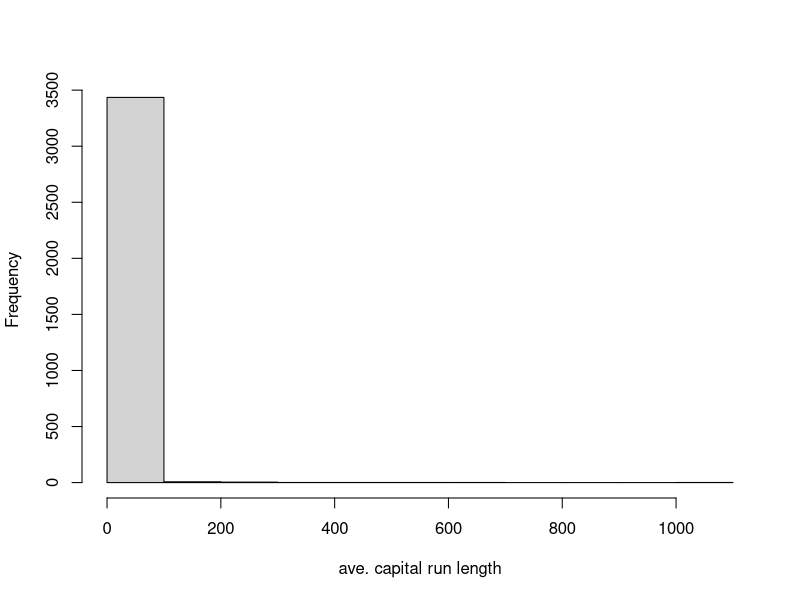
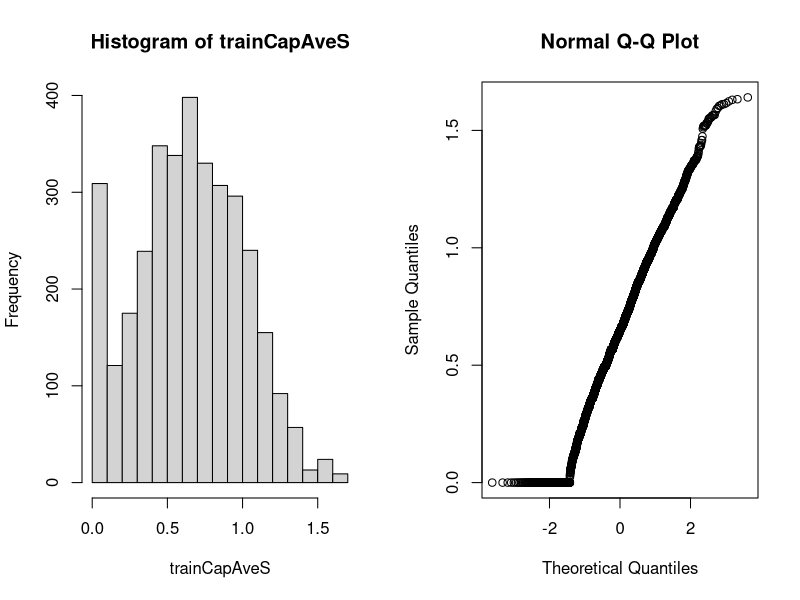
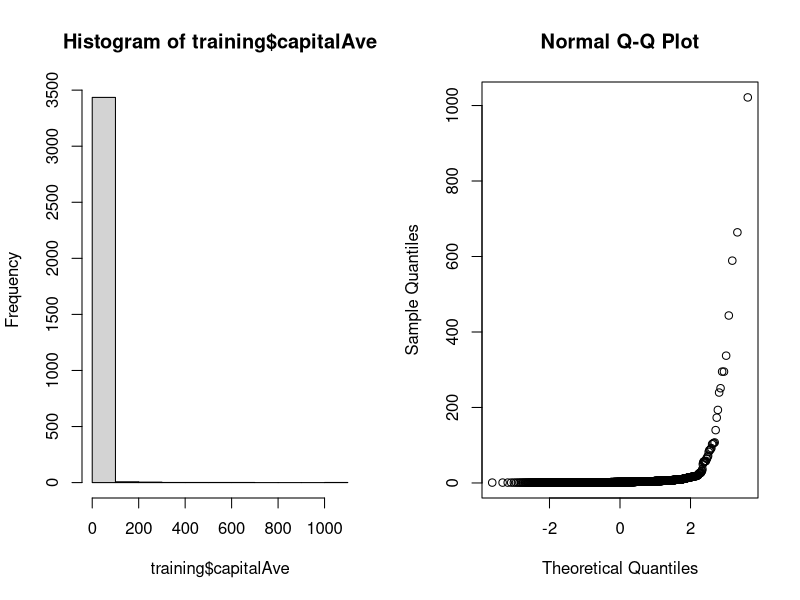

The R source for these figures, in order:
library(caret);library(kernlab);data(spam)
inTrain <- createDataPartition(y=spam$type, p=0.75, list=FALSE)
training <- spam[inTrain,]
testing <- spam[-inTrain,]
hist(training$capitalAve, main="", xlab="ave. capital run length")

mean(training$capitalAve)
sd(training$capitalAve)
str(training$capitalAve)
sum(!complete.cases(training$capitalAve))

trainCapAve <- training$capitalAve
trainCapAveS <- (trainCapAve - mean(trainCapAve))/sd(trainCapAve)
trainCapAveS
mean(trainCapAveS)
sd(trainCapAveS)

#must use mean and sd from TRAINING to alter TEST set
testCapAve <- testing$capitalAve
testCapAveS <- (testCapAve - mean(trainCapAve))/sd(trainCapAve)
mean(testCapAveS)
sd(testCapAveS)

#using preProcess
preObj <- preProcess(training[,-58], method=c("center", "scale"))
trainCapAveS <- predict(preObj, training[,-58])$capitalAve
mean(trainCapAveS)

#using preProcess on the test set
testCapAveS <- predict(preObj, testing[,-58])$capitalAve

set.seed(32343)
modelFit <- train(type~., data=training, preProcess=c("center", "scale"), method="glm")
modelFit

#standardizing with Box-Cox
preObj <- preProcess(training[,-58],method=c("BoxCox"))
trainCapAveS <- predict(preObj, training[,-58])$capitalAve
par(mfrow=c(1,2))
hist(trainCapAveS)
qqnorm(trainCapAveS)

#previously very non-normal
hist(training$capitalAve)
qqnorm(training$capitalAve)

#imputing missing data
set.seed(13343)

#throw some NA's into the data
training$capAve <- training$capitalAve
selectNA <- rbinom(dim(training)[1], size=1, prob=0.05)==1
training$capAve[selectNA] <- NA

#imput and standardize
preObj <- preProcess(training[,-58], method="knnImpute")
capAve <- predict(preObj, training[,-58])$capAve
capAve <- (capAve - mean(capAve))/sd(capAve)


#standardize true values
capAveTruth <- training$capitalAve
capAveTruth <- (capAveTruth - mean(capAveTruth))/sd(capAveTruth)

mean(capAve);sd(capAve)
mean(capAveTruth);sd(capAveTruth)

quantile(capAve-capAveTruth)
quantile((capAve-capAveTruth)[selectNA])
quantile((capAve-capAveTruth)[!selectNA])
